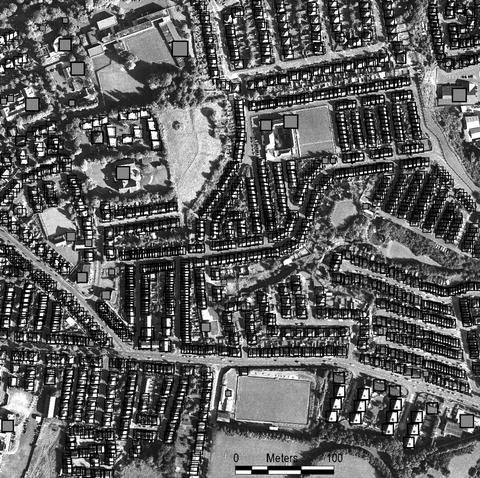
#> input picture urban.jpg, 480 x 478 px, found by its file name
$ python threshold.py
#> lines starting #> are read from the running program, lines starting #| are printed output that depends on the picture; after the words box and inside, x2 and y2 are one past the last pixel; in counts of white or black regions, pixels touching at a corner belong together
from PIL import Image
fg="C:\\Users\\HP\\Desktop\\Gökçe_Yağmur_Budak_21732948\\urban.jpg"
ft="C:\\Users\\HP\\Desktop\\Gökçe_Yağmur_Budak_21732948\\urbanThreshold.jpg"

img=Image.open(fg)
#> img is the input picture: PIL image 480x478 L; min 0, max 255, mean 94.8
imgt=Image.new(img.mode,img.size,color=0)
#> imgt: PIL image 480x478 L; every value is 0
pixel=img.load()

print(pixel[0,0])
#| 45

threshold=125
#I scan our size of image
for y in range (img.height):
    for x in range (img.width):
#get our pixels value in image
        pixel=img.getpixel((x,y))
#think about you draw a line that perpendicular x axis -on the 125 or another value-,
#if your pixel value bigger than 125 ,that's part white or bright,
#if your pizel value smaller than 125 ,that's part black or dark..
        if pixel > threshold:
            new_value=255
            imgt.putpixel((x,y),new_value)

        else:
            new_value=0
            imgt.putpixel((x,y),new_value)
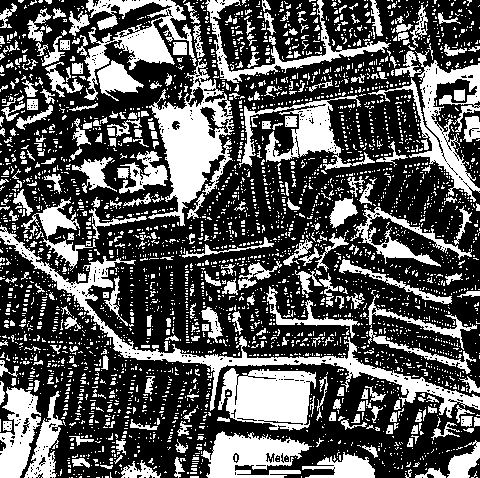
#> imgt: PIL image 480x478 L; 34.5% white; 3518 white regions (3213 under 20 px), largest, box (x1, y1, x2, y2) and area: (0, 225, 480, 418) 6199, (148, 58, 234, 226) 5752, (218, 368, 316, 431) 4325


imgt.save(ft)
